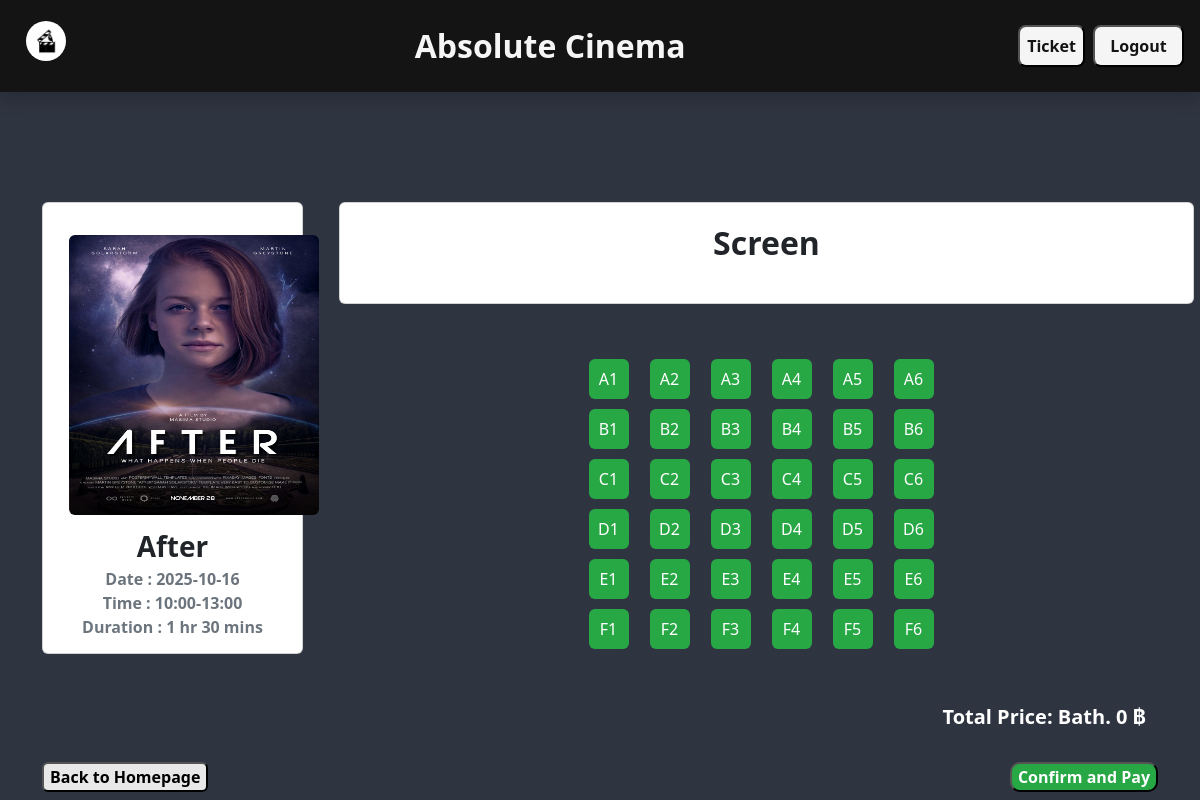
The page /customer/more_detail.php?movie_id=13 (signed in) on the database its author committed.
### tables this page shows
CREATE TABLE `movie` (
  `movie_id` int(11) NOT NULL,
  `movie_name` varchar(50) NOT NULL,
  `duration` varchar(20) NOT NULL,
  `date` date NOT NULL,
  `time` varchar(40) NOT NULL,
  `pictures` varchar(255) NOT NULL,
  `m_seat` varchar(500) NOT NULL
);

### db.php (called while the page is built, shortened)
<?php
    class db{
        public $mysqli;
        function __construct(){
            $this->mysqli = new mysqli("localhost","root","","movie") or die("ERROR404");
            mysqli_query($this->mysqli,"SET NAMES UTF8");
        }
        public function select($table,$row = "*",$where = null){
            $sql = $where != null ? "SELECT $row FROM $table WHERE $where" : "SELECT $row FROM $table";
            $this->query = $this->mysqli->query($sql);
        }
            if(isset($_SESSION['success'])){ ?>
            <?php }
    }
?>

### customer/more_detail.php (the view, shortened to what this page needs)
<?php
include("../db.php");
$db = new db();
$db->checklogin();
if (isset($_GET['movie_id'])) {
    $id = $_GET['movie_id'];
    $db->select("movie", "*", "movie_id = '$id'");
    $detail = $db->query->fetch_object();
} else {
    header('location:./index.php');
}
?>
<!DOCTYPE html>
<html lang="en">
<head>
    <link rel="stylesheet" href="./../bootstrap/css/bootstrap.min.css">
</head>
<body>
    <?php include("./../setting/navbar_customer.php") ?>
    <div class="container text-center">
        <div class="" style="height:110px;"></div>
        <div class="row flex-nowrap">
            <div class="col-2 col-md-4 col-lg-3 d-flex flex-column justify-content-between">
                <div class="card">
                    <div class="card-body" style="height:450px;">
                        <img src="./../movie_img/<?= $detail->pictures ?>" id="product_img" style="" class=" mt-3 rounded card-img-top">
                        <label for="" class="fw-bold fs-3 "><?= $detail->movie_name ?></label> <br>
                        <label for="" class="fw-bold fs-6 text-muted ">Date : <?= $detail->date ?> </label>
                        <label for="" class="fw-bold fs-6 text-muted ">Time : <?= $detail->time ?> </label> <br>
                        <label for="" class="fw-bold fs-6 text-muted ">Duration : <?= $detail->duration ?> </label>
                    </div>
                </div>
            </div>
            <div class="col-10 col-md-8 col-lg-9 ms-4">
                <div class="row">
                    <div class="card">
                        <div class="card-body" style="height:100px;">
                            <p id="screen">Screen</p>
                        </div>
                    </div>
                </div>
                <div class="" style="height:50px;"></div>
                <?php
                $rows = "AF";
                $start = $rows[0];
                $end = $rows[1];
                $db2 = new db();
                $db2->select("movie", "*", "movie_id = '$id'");
                if ($db2->query->num_rows > 0) {
                    $seat = $db2->query->fetch_object();
                    $silver = explode(',', $seat->m_seat);
                } else {
                    $silver = explode(',', "");
                }
                for ($row = $start; $row <= $end; $row++) {
                    echo "<div class='seat-container'>";
                    $Seats = 6;
                    for ($i = 1; $i <= $Seats; $i++) {
                        $seatNum = $row . $i;
                        $class =  (in_array($seatNum, $silver))  ? "occupied" : "available";
                        echo "<div class='seat $class me-3' data-price='80' data-seat='$seatNum' onclick='selectSeatsilver(this)'>$seatNum</div>";
                    }
                    echo "</div>";
                }
                ?>
                <div class="row mt-5 me-4" style="">
                    <div class="col-4"></div>
                    <div class="col-4"></div>
                    <div class="col-4 text-end">
                        <div class="fw-bold fs-5" style="color:white;">Total Price: <span id="totalPrice">Bath. 0 ฿</span></div>
                    </div>
                </div>
            </div>
        </div>
        <div class="" style="height:30px;"></div>
        <div class="row">
            <div class="col-4 text-start">
                <a href="./index.php" class=""><button id="back">Back to Homepage</button></a>
            </div>
            <div class="col-4"></div>
            <div class="col-4 text-end">
                <button type="button" class="text-end" id="pay" onclick="proceedToPayment()">Confirm and Pay</button>
            </div>
        </div>
    </div>
</body>
</html>

### customer/more_detail.php (style rules this page uses)
body { background-color: #2E3440; }
#screen { font-size: xx-large; font-weight: bold; }
#product_img { height: 280px; width: 250px; }
#back { background-color: #E8E8E8; font-weight: bold; border-radius: 6px; }
.seat { width: 40px; height: 40px; margin: 5px; text-align: center; line-height: 40px; border-radius: 6px; cursor: pointer; transition: background-color 0.3s ease; }
.seat.available { background-color: #28a745; color: #fff; }
.seat-container { display: flex; flex-wrap: wrap; justify-content: center; }
#pay { border-radius: 10px; font-weight: bold; background-color: #28a745; color: white; }

### setting/navbar_customer.php (style rules this page uses)
img { height:40px; width:40px; margin-bottom: 10px; margin-left: 10px; border-radius: 20px; }

### rows shown on the page
movie: pictures (picture), movie_name "After", date "2025-10-16", time "10:00-13:00", duration "1 hr 30 mins"

### other values the page prints
$seatNum "A1"
$seatNum "A2"
$seatNum "A3"
$seatNum "A4"
$seatNum "A5"
$seatNum "A6"
$seatNum "B1"
$seatNum "B2"
$seatNum "B3"
$seatNum "B4"
$seatNum "B5"
$seatNum "B6"
$seatNum "C1"
$seatNum "C2"
$seatNum "C3"
